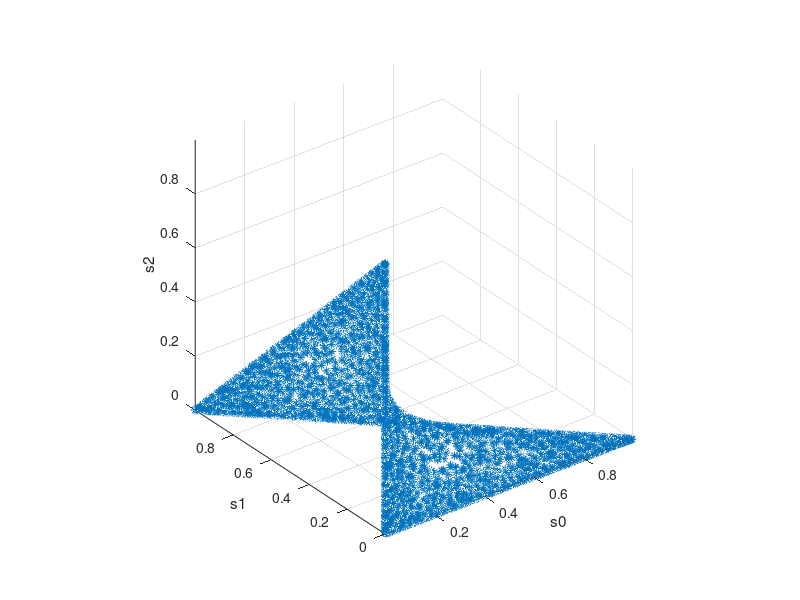
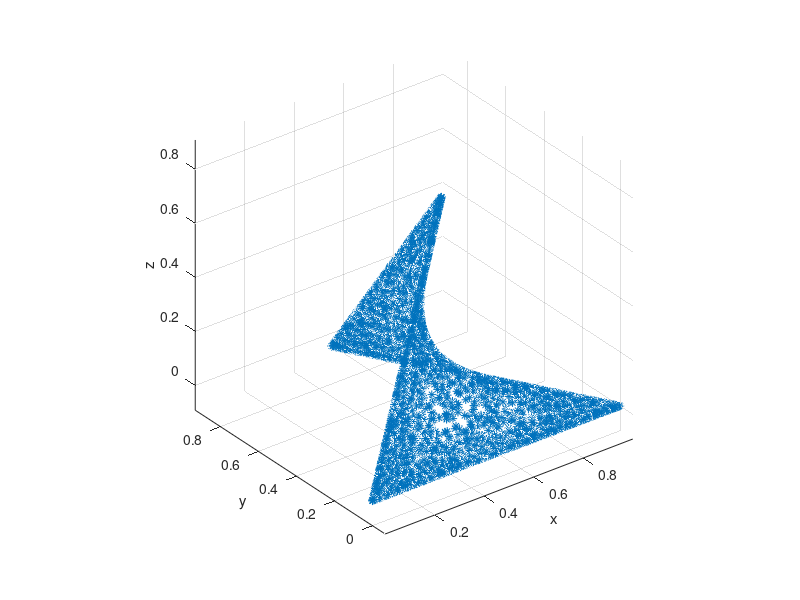

Write MATLAB code to recreate these figures, in order. (Note: this script raises an error after producing the figures.)
%% Study 3-D Blackwell Measure.
clc;clear;
addpath('codes/polar/GA/');

P = 1;                  % The constellation power is 2P.
A = sqrt(P);            % Amplitude on I or Q.

A0 = A*[1,1];
A1 = A*[-1,1];
A2 = A*[-1,-1];
A3 = A*[1, -1];

Esn0 = 1.5;             % unit: dB

% sigma = 0.8;
sigma = A * (10^(-Esn0/20));


%% Do QPSK sampling.
N_sample = 10000;
bm_posterior_coord = zeros(N_sample, 3);

for idx = 1:N_sample
    b0 = rand() > 0.5;
    b1 = rand() > 0.5;
    
    noise = sigma*randn([1,2]);
    y = (1-2*[b0, b1]) + noise;
    r0 = norm(y-A0);
    r1 = norm(y-A1);
    r2 = norm(y-A2);
    r3 = norm(y-A3);
    
    s0 = exp(-r0^2/(2*sigma^2));
    s1 = exp(-r1^2/(2*sigma^2));
    s2 = exp(-r2^2/(2*sigma^2));
    s3 = exp(-r3^2/(2*sigma^2));
    
    s = sum([s0, s1, s2, s3]);
    s0 = s0 / s;
    s1 = s1 / s;
    s2 = s2 / s;
    s3 = s3 / s;
    
    bm_posterior_coord(idx, :) = [s0, s1, s2];
end

scatter3(bm_posterior_coord(:,1), bm_posterior_coord(:,2), bm_posterior_coord(:,3), '*');
xlabel('s0'); ylabel('s1'); zlabel('s2');
axis equal;

% Tetrahedron Representation.
% symbols: [A0, A1, A2, A3].
% bit mapping: [b0b1] = [00, 10, 01, 11].
% Posterioiri proba: [s0, s1, s2, s3].
% [s0, s1, s2] in use.
v0 = [1, 0, 0];
v1 = [0.5, sqrt(3)/2, 0];
v2 = [0.5, 0.5/sqrt(3), sqrt(6)/3];

bm_display_coord = zeros(size(bm_posterior_coord));
for idx = 1:N_sample
    s0 = bm_posterior_coord(idx, 1);
    s1 = bm_posterior_coord(idx, 2);
    s2 = bm_posterior_coord(idx, 3);
    bm_display_coord(idx, :) = s0 * v0 + s1 * v1 + s2 * v2;
end

figure(2);
scatter3(bm_display_coord(:,1), bm_display_coord(:,2), bm_display_coord(:,3), '*');
xlabel('x'); ylabel('y'); zlabel('z');
axis equal;

%% Calculate the exact Blackwell Measure for QPSK-AWGN channel.
N_bins_each_dim = 32;
bin_centers = linspace(0, 1, N_bins_each_dim);
% index of the bins: 1 ~ N_bins_each_dim.
% index0 + index1 <= N + 1.
bm_dist = zeros(N_bins_each_dim, N_bins_each_dim, N_bins_each_dim);

% Enumerate all the bins: use the following code:
% for idx0 = 1:N_bins_each_dim
%     for idx1 = 1:(N_bins_each_dim+1-idx0)
%         for idx2 = 1:(N_bins_each_dim+2-idx0-idx1)
%             s0 = bin_centers(idx0);
%             s1 = bin_centers(idx1);
%             s2 = bin_centers(idx2);
%             s3 = 1-s0-s1-s2;
%             
%         end
%     end
% end

Nb = 2000;
p = 1/Nb;

proba_bins = linspace(0,1,Nb+1);
confidence_bounds = zeros(2, Nb);
expected_value = zeros(1, Nb);
confidence_bounds(1, 1) = -Inf;
confidence_bounds(2, Nb) = +Inf;

for idx = 1:Nb-1
    t = norminv(proba_bins(idx+1));
    confidence_bounds(1, idx+1) = t;
    confidence_bounds(2, idx) = t;
end

for idx = 1:Nb
    L = confidence_bounds(1, idx);
    U = confidence_bounds(2, idx);
    if L == -Inf
        E = -1/sqrt(2*pi)*exp(-0.5*U^2);
    elseif U == +Inf
        E = 1/sqrt(2*pi)*exp(-0.5*L^2);
    else
        E = -1/sqrt(2*pi)*(exp(-0.5*U^2)-exp(-0.5*L^2));
    end
    expected_value(idx) = E/p;
end

% Calculate the QPSK BM.
for idx_i = 1:Nb
    for idx_q = 1:Nb
        Ei = A + sigma * expected_value(idx_i);
        Eq = A + sigma * expected_value(idx_q);

        y = [Ei, Eq];                   % Received signal.
        r0 = norm(y-A0);
        r1 = norm(y-A1);
        r2 = norm(y-A2);
        r3 = norm(y-A3);

        s0 = exp(-r0^2/(2*sigma^2));
        s1 = exp(-r1^2/(2*sigma^2));
        s2 = exp(-r2^2/(2*sigma^2));
        s3 = exp(-r3^2/(2*sigma^2));

        s = sum([s0, s1, s2, s3]);
        s0 = s0 / s;
        s1 = s1 / s;
        s2 = s2 / s;
        s3 = s3 / s;
       
        [idx0, idx1, idx2, idx3] = convert_dist_into_index([s0, s1, s2, s3], N_bins_each_dim);
        
        bm_dist(idx0, idx1, idx2) = bm_dist(idx0, idx1, idx2) + (p^2)/4;
        bm_dist(idx1, idx2, idx3) = bm_dist(idx1, idx2, idx3) + (p^2)/4;
        bm_dist(idx2, idx3, idx0) = bm_dist(idx2, idx3, idx0) + (p^2)/4;
        bm_dist(idx3, idx0, idx1) = bm_dist(idx3, idx0, idx1) + (p^2)/4;
    end
end

%% Display bm_dist using 3D density plot...

I_theoretical = log2(1+(A/sigma)^2);        % Maximum value achievable.
fprintf('Theoretical AWGNC Gaussian-input I = %f bits/ch.use\n\n', I_theoretical);

I_QPSK = 2*Capacity_Binary_AWGN(A, sigma);
fprintf('Theoretical QPSK channel I = %f bits/ch.use\n\n', I_QPSK);

I = get_I_4D(bm_dist, bin_centers);
fprintf('BM I = %f bits\n\n', I);


%% Plot!
plot_BM(bm_dist, bin_centers);
